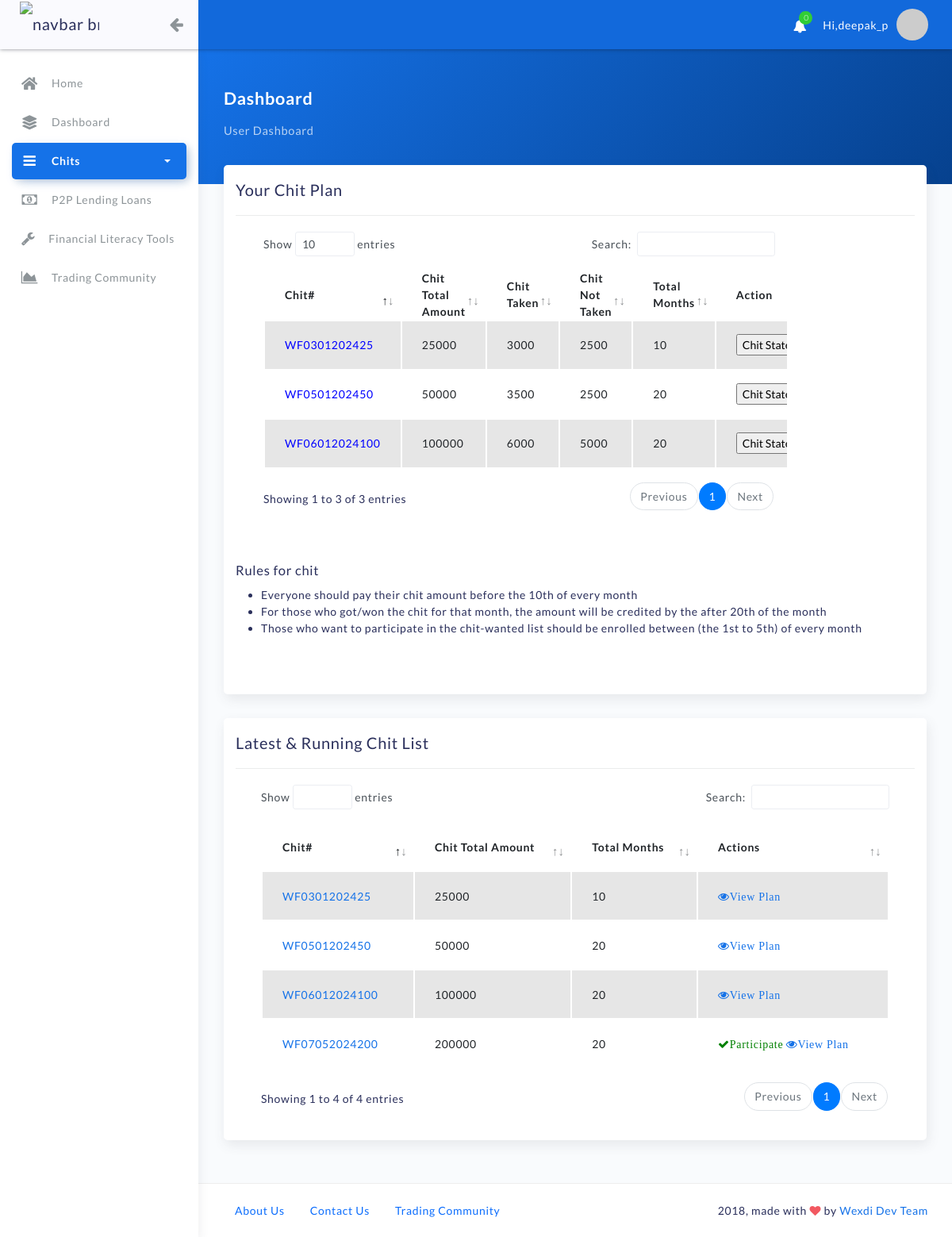
/dashboard (signed in), run on an earlier commit of the app's database.
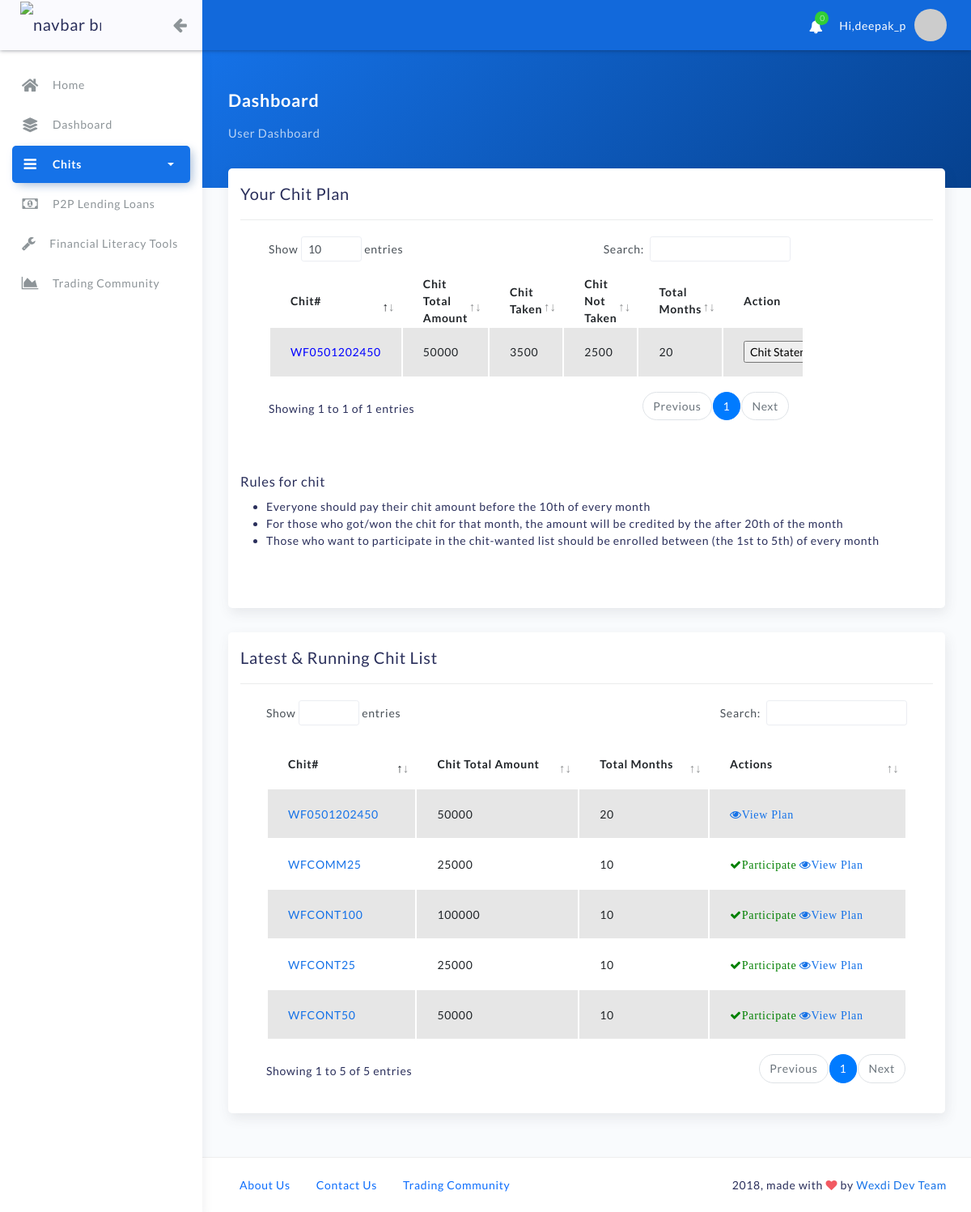
And on a later commit of the database.
### chit/models.py (models this page shows, shortened)
class CustomerChitPlan(models.Model):
  customer_chit_details = models.ForeignKey(ChitDetails,on_delete=models.CASCADE)
  customer_name = models.ForeignKey(User,on_delete=models.CASCADE)
  category = models.CharField(max_length=100, choices=CAT, default="Customer", blank=True)
  start_chit_month = models.CharField(max_length=9, choices=MONTH_CHOICES, default="January", blank=True)
  start_chit_year = models.CharField(max_length=255,blank=True)

class ChitDetails(models.Model):
  chit_name = models.CharField(max_length=255)
  chit_total_amt = models.CharField(max_length=255)
  chit_taken_amt = models.CharField(max_length=255)
  chit_nottaken_amt = models.CharField(max_length=255)
  chit_isactive = models.BooleanField('Chit Status', default=False)
  chit_isstarted = models.BooleanField('Chit Started', default=False)
  chit_total_month_count = models.CharField(max_length=255,blank=True)
  chit_start_from = models.CharField(max_length=255,blank=True)
  chit_duedate_month = models.CharField(max_length=255,blank=True)
  chit_disbursedate_month = models.CharField(max_length=255,blank=True)
  chit_enrolldate_month = models.CharField(max_length=255,blank=True)
  chit_type = models.CharField(max_length=100, choices=CHIT_TYPE, default="Regular", blank=True)

### home/views.py (the view)
# urls.py: path('dashboard',views.dashboard,name="dashboard"),
@login_required(login_url="my-login")
def dashboard(request):
    context = {}
    chit_det_obj = CustomerChitPlan.objects.filter(customer_name__id=request.user.id)
    admin_chit_det_obj = CustomerChitPlan.objects.filter(category="Management")
    chit_det_obj_all = ChitDetails.objects.filter(chit_isactive=True)
    chit_count_dict = {}
    for cdo in chit_det_obj_all:
        get_count = CustomerChitPlan.objects.filter(customer_chit_details=cdo)
        chit_count_dict[cdo.id] = len(get_count)
    plan_details_dict = {}
    for cdo in chit_det_obj:
        obj = MonthWiseChitDetails.objects.filter(chit_details__id=cdo.customer_chit_details.id)
        plan_details_dict[cdo.customer_chit_details.id] = obj
    plan_details_dict_all = {}
    for cdo in chit_det_obj_all:
        obj = MonthWiseChitDetails.objects.filter(chit_details__id=cdo.id)
        plan_details_dict_all[cdo.id] = obj
    user_count_obj = User.objects.all().count()
    ie_obj = IncomeExpenses.objects.all()
    income_list = []
    expense_list = []
    for ieo in ie_obj:
        income_list.append(ieo.income)
        expense_list.append(ieo.expense)
    income_total = 0
    expense_total = 0
    for ele in range(0, len(income_list)):
        income_total = income_total + income_list[ele]
    for ele in range(0, len(expense_list)):
        expense_total = expense_total + expense_list[ele]
    subscriber_obj_count = UserSocialAuth.objects.all().count()
    lspin_obj = LotterySpinList.objects.latest('id')
    ccpd_obj = CustomerChitPaymentDetails.objects.filter(payment_status="NotPaid")
    statement_user_payment = CustomerChitPaymentDetails.objects.filter(customer_details__id=request.user.id)
    user_cpn_obj = ChitPaymentNotification.objects.filter(is_active=True,user_of_chit__id=request.user.id)
    user_cpn_obj_count = len(user_cpn_obj)
    cpn_obj = ChitPaymentNotification.objects.filter(is_active=True)
    p2p_payment_notify =  P2PPaymentNotification.objects.all()
    context = {"statement_user_payment":statement_user_payment,
                "user_cpn_obj_count":user_cpn_obj_count,
                "user_cpn_obj":user_cpn_obj,
                "cpn_obj":cpn_obj,
                "admin_chit_det_obj":admin_chit_det_obj,
                "ccpd_obj":ccpd_obj,
                "lspin_obj":lspin_obj,
                "subscriber_obj_count":subscriber_obj_count,
                "income":income_total,
                "expense":expense_total,
                "user_count_obj":user_count_obj,
                "chit_det_obj_all_count":chit_det_obj_all.count(),
                'chit_det_obj':chit_det_obj,
                'chit_count_dict':chit_count_dict,
                'plan_details_dict':plan_details_dict,
                'chit_det_obj_all':chit_det_obj_all,
                'plan_details_dict_all':plan_details_dict_all,
                'p2p_payment_notify':p2p_payment_notify,}
    return render(request, 'home/index.html',context)

### home/templates/home/index.html
{% extends "home/base.html" %}
{% block content %}
{% if request.user.is_superuser %}
{% include 'home/admin_dashboard.html' %}
{% else %}
{% include 'home/user_dashboard.html' %}
{% endif %}
{% endblock %}

### home/templates/home/indexchitplan.html (shortened to what this page needs)
<div class="card">
								<div class="card-header">
									<div class="card-head-row card-tools-still-right">
										<h4 class="card-title">Your Chit Plan </h4>
									</div>
								</div>
								<div class="card-body">
									<div class="row">
										<div class="col-md-10">
											<div class="table-responsive table-hover table-sales">
										<table id="basic-datatables12" class="display table table-striped table-hover" >
													<thead>
													    <tr>
													        <th>Chit#</th>
													         <th>Chit Total Amount</th>
													          <th>Chit Taken</th>
													           <th>Chit Not Taken</th>
													            <th>Total Months</th>
													            <th>Action</th>
													    </tr>
													    </thead>
													    <tbody>
													    {% if request.user.is_superuser %}
													     {% for i in admin_chit_det_obj %}
    														<tr>
    															<td>
    															<font color=blue>{{i.customer_chit_details.chit_name}}</font>
    															</td>
<td>
    {{i.customer_name}}
    </td>
    <td>
    															{{i.customer_chit_details.chit_total_amt}}
    															</td>
    <td>
    															{{i.customer_chit_details.chit_taken_amt}}
    															</td>
      <td>
    															{{i.customer_chit_details.chit_nottaken_amt}}
    															</td>
    <td>
    															{{i.customer_chit_details.chit_total_month_count}}
    															</td>
    														</tr>
    														{% endfor %}
													    {% else %}
    													    {% for i in chit_det_obj %}
    														<tr>
    															<td>
    															<font color=blue>{{i.customer_chit_details.chit_name}}</font>
    															</td>
    <td>
    															{{i.customer_chit_details.chit_total_amt}}
    															</td>
    <td>
    															{{i.customer_chit_details.chit_taken_amt}}
    															</td>
      <td>
    															{{i.customer_chit_details.chit_nottaken_amt}}
    															</td>
    <td>
    															{{i.customer_chit_details.chit_total_month_count}}
    															</td>
<td><form action="{% url 'chit_statement' %}" method="POST">
    <input type=submit value="Chit Statement">
</form></td>
    														</tr>
    														{% endfor %}
    													{% endif %}
													</tbody>
												</table>
											</div>
										</div>
										<div class="col-md-6">
										</div>
									</div>
								</div>
							</div>

### home/templates/home/indexallchitplan.html (shortened to what this page needs)
<div class="card">
    <div class="card-header">
        <div class="card-head-row card-tools-still-right">
            <h4 class="card-title">Latest & Running Chit List </h4>
        </div>
    </div>
    <div class="card-body">
        <div class="row">
            <div class="col-md-14">
                <div class="table-responsive table-hover table-sales">
                    <table id="add-row123" class="display table table-striped table-hover" >
                        <thead>
                            <tr>
                                <th>Chit#</th>
                                <th>Chit Total Amount</th>
                                <th>Total Months</th>
                                <th>Actions</th>
                            </tr>
                        </thead>
                        <tbody>
                            {% for i in chit_det_obj_all %}
                            <tr>
                                <td>
                                    <a href="">{{i.chit_name}}</a>
                                </td>
                                <td>
                                    {{i.chit_total_amt}}
                                </td>
                                <td>
                                    {{i.chit_total_month_count}}
                                </td>
                                <td>
                                    {% for k,v in chit_count_dict.items %}
                                        {% if k == i.id %}
                                            {% if v <= 5 %}
                                                <a href="" class="likebutton"><i style="color:green" class="fa fa-check" aria-hidden="true" title="Participate In Chit">Participate</i></a>
                                               <a href="/get_chit_plan/{{i.id}}/" target="_blank"><i class="fa fa-eye" aria-hidden="true" title="View Chit Plan">View Plan</i></a>
                                            {% elif v < cdo.chit_month %}
                                                <a href="" class="likebutton"><i style="color:green" class="fa fa-check" aria-hidden="true" title="Participate In Chit">Participate</i></a>
                                              <a href="/get_chit_plan/{{i.id}}/" target="_blank"><i class="fa fa-eye" aria-hidden="true" title="View Chit Plan">View Plan</i></a>
                                            {% elif cdo.chit_month == cdo.chit_month %}
                                                <a href="/get_chit_plan/{{i.id}}/" target="_blank"> <i class="fa fa-eye" aria-hidden="true" title="View Chit Plan">View Plan</i></a>
                                            {% endif %}
                                        {% endif %}
                                    {% endfor %}
                                </td>
                            </tr>
                            {% endfor %}
                        </tbody>
                    </table>
                </div>
            </div>
        </div>
    </div>
</div>

What changed in the data, as far as the page shows it:
removed CustomerChitPlan: customer_chit_details.chit_name "WF0301202425", customer_chit_details.chit_total_amt "25000", customer_chit_details.chit_taken_amt "3000", customer_chit_details.chit_nottaken_amt "2500", customer_chit_details.chit_total_month_count "10"
removed CustomerChitPlan: customer_chit_details.chit_name "WF06012024100", customer_chit_details.chit_total_amt "100000", customer_chit_details.chit_taken_amt "6000", customer_chit_details.chit_nottaken_amt "5000", customer_chit_details.chit_total_month_count "20"
removed ChitDetails: chit_name "WF0301202425", chit_total_amt "25000", chit_total_month_count "10"
removed ChitDetails: chit_name "WF06012024100", chit_total_amt "100000", chit_total_month_count "20"
removed ChitDetails: chit_name "WF07052024200", chit_total_amt "200000", chit_total_month_count "20"
added ChitDetails: chit_name "WFCONT25", chit_total_amt "25000", chit_total_month_count "10"
added ChitDetails: chit_name "WFCONT50", chit_total_amt "50000", chit_total_month_count "10"
added ChitDetails: chit_name "WFCONT100", chit_total_amt "100000", chit_total_month_count "10"
added ChitDetails: chit_name "WFCOMM25", chit_total_amt "25000", chit_total_month_count "10"
Also different on the page:
text written by a page script: "Show entries Search: Showing 1 to 3 of 3 entries Previous 1 Next" → "Show entries Search: Showing 1 to 1 of 1 entries Previous 1 Next"
text written by a page script: "Show entries Search: Showing 1 to 4 of 4 entries Previous 1 Next" → "Show entries Search: Showing 1 to 5 of 5 entries Previous 1 Next"
